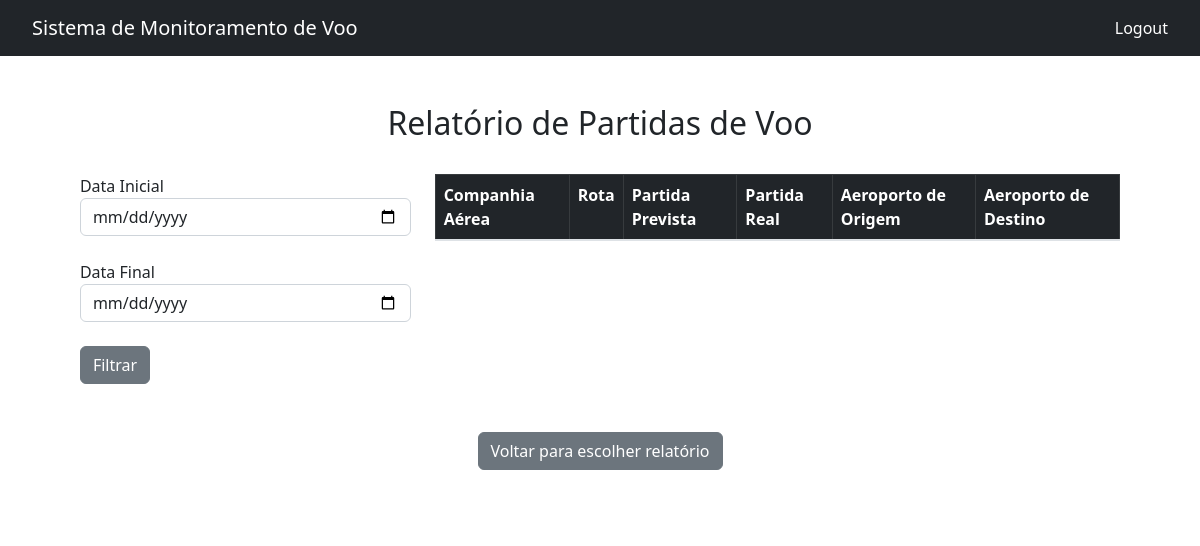
Before: /relatorios/partidas with the older database file.
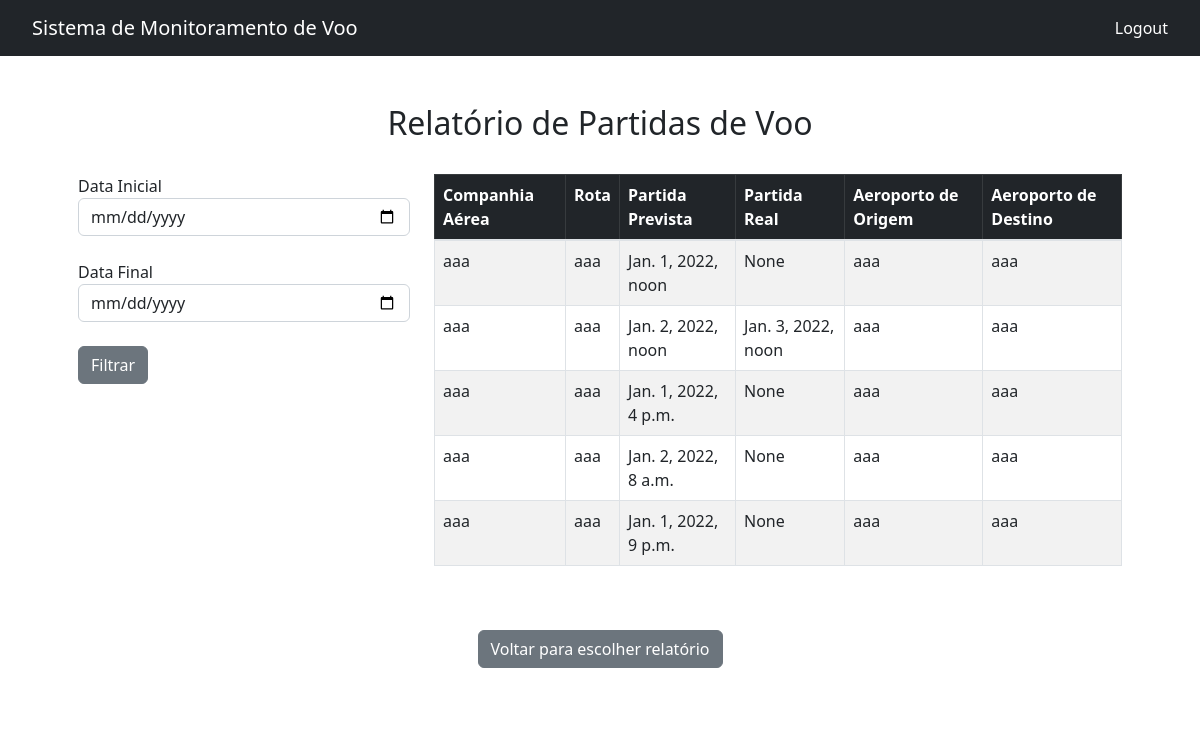
After: the same page with the newer database file.
### aeroporto/models.py (models this page shows, shortened)
class Voo(models.Model):
    codigoVoo = models.IntegerField(primary_key=True, null=False, unique=True)
    companhiaAerea = models.CharField(max_length=100, null=False)
    partidaPrevista = models.DateTimeField(null=False)
    partidaReal = models.DateTimeField(null=True)
    chegadaPrevista = models.DateTimeField(null=False)
    chegadaReal = models.DateTimeField(null=True)
    status = models.CharField(max_length=100, null=False, default='Aguardo')
    rota = models.CharField(max_length=100, null=True)
    aeroportoOrigem = models.CharField(max_length=100, null=False)
    aeroportoDestino = models.CharField(max_length=100, null=False)
    condicao = models.CharField(max_length=100, null=False)
    class Meta:
        db_table = 'voos'

### aeroporto/views.py (the view)
# urls.py: path('relatorios/partidas', views.relatorio_partidas_view, name='relatorio_partidas'),
def relatorio_partidas_view(request):
    template_name = 'relatorio/relatorio_partidas.html'
    object_list = Voo.objects.all()
    start_date = request.GET.get('start_date')
    end_date = request.GET.get('end_date')
    if start_date and end_date:
        end_date = parse(end_date) + timedelta(1)
        object_list = object_list.filter(
            partidaReal__range=[start_date, end_date]
        )
    context =  {'object_list': object_list}
    return render(request, template_name, context=context)

### template/relatorio/relatorio_partidas.html (shortened to what this page needs)
{% load static %}
<!DOCTYPE html>
<html>
<head>
    <link rel="stylesheet" href="{% static 'css/bootstrap/bootstrap.min.css' %}">
    <link rel="stylesheet" href="{% static 'css/navbar.css' %}">
    <link rel="stylesheet" href="{% static 'css/relatorio.css' %}">
</head>
<body>
    <div class="nav-container">
        <nav class="navbar navbar-expand navbar-dark bg-dark">
            <a class="navbar-brand">Sistema de Monitoramento de Voo</a>
            <div class="collapse navbar-collapse" id="navbarText">
                <span class="navbar-text">
                        <a class="nav-link" href="{% url 'voos'%}">Logout</a>
                </span>
            </div>
        </nav>
    </div>
    <div class="container-xl p-5 box-tabela">
        <h2>Relatório de Partidas de Voo</h2>
        <br>
        <div class="row">
            <div class="col-md-4">
                <form>
                    <label>
                        Data Inicial
                        </label>
                    <input class="form-control ml-sm-2 mr-sm-2" name="start_date" type="date">
                    <br>
                    <label>
                        Data Final
                    </label>
                    <input class="form-control ml-sm-2 mr-sm-2" name="end_date" type="date">
                    <br>
                    <button class="btn btn-secondary" type="submit">Filtrar</button>
                </form>
            </div>
            <div class="col-md-8">
                <table class="table table-striped table-bordered">
                    <thead class="table-dark">
                        <tr>
                            <th scope="col ">Companhia Aérea</th>
                            <th scope="col ">Rota</th>
                            <th scope="col">Partida Prevista</th>
                            <th scope="col">Partida Real</th>
                            <th scope="col ">Aeroporto de Origem</th>
                            <th scope="col ">Aeroporto de Destino</th>
                        </tr>
                    </thead>
                    <tbody class="table-group-divider">
                        {% for voo in object_list %}
                        <tr>
                            <td> {{ voo.companhiaAerea }} </td>
                            <td> {{ voo.rota }} </td>
                            <td> {{ voo.partidaPrevista}} </td>
                            <td> {{ voo.partidaReal }} </td>
                            <td> {{ voo.aeroportoOrigem }} </td>
                            <td> {{ voo.aeroportoDestino }} </td>
                        </tr>
                        {% endfor %}
                    </tbody>
                </table>
            </div>
        </div>
        <br>
        <br>
        <a href="{% url 'relatorio' %}" class="btn btn-secondary ">Voltar para escolher relatório</a>
    </div>
</body>
</html>

Changed rows visible on the page:
added Voo: companhiaAerea "aaa", rota "aaa", partidaPrevista "Jan. 1, 2022, noon", partidaReal "None", aeroportoOrigem "aaa", aeroportoDestino "aaa"
added Voo: companhiaAerea "aaa", rota "aaa", partidaPrevista "Jan. 2, 2022, noon", partidaReal "Jan. 3, 2022, noon", aeroportoOrigem "aaa", aeroportoDestino "aaa"
added Voo: companhiaAerea "aaa", rota "aaa", partidaPrevista "Jan. 1, 2022, 4 p.m.", partidaReal "None", aeroportoOrigem "aaa", aeroportoDestino "aaa"
added Voo: companhiaAerea "aaa", rota "aaa", partidaPrevista "Jan. 2, 2022, 8 a.m.", partidaReal "None", aeroportoOrigem "aaa", aeroportoDestino "aaa"
added Voo: companhiaAerea "aaa", rota "aaa", partidaPrevista "Jan. 1, 2022, 9 p.m.", partidaReal "None", aeroportoOrigem "aaa", aeroportoDestino "aaa"
